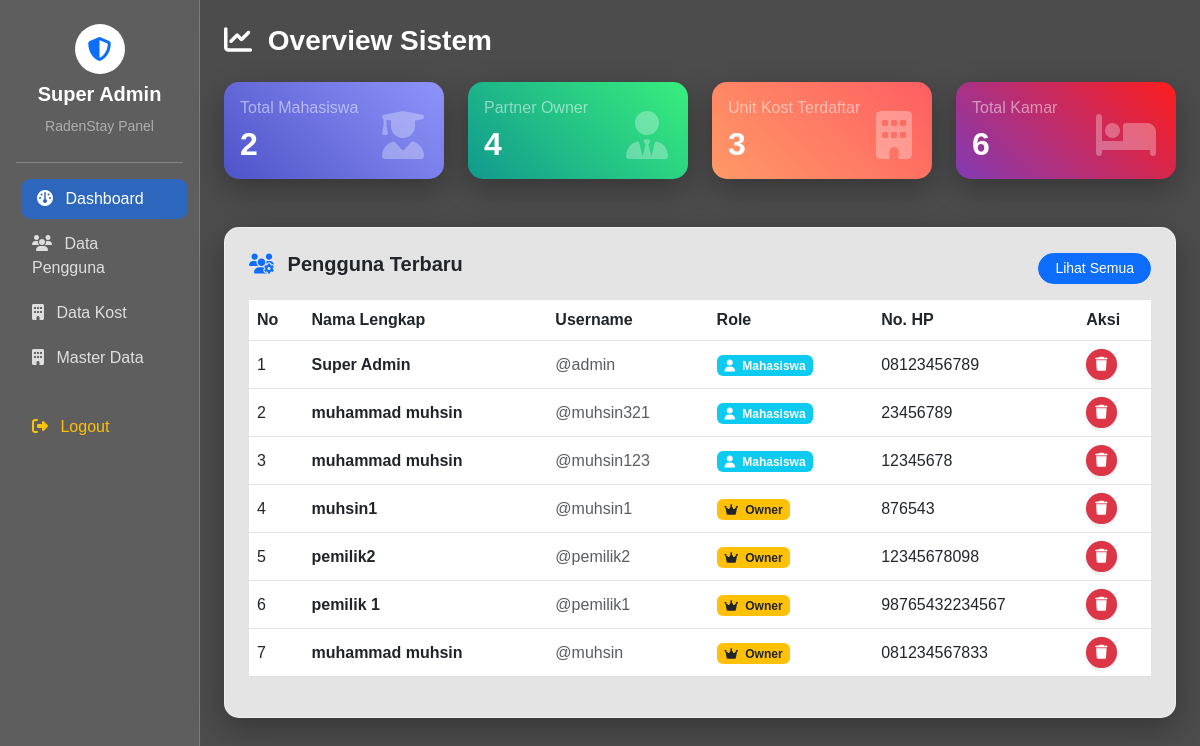
The page /admin/index.php (signed in) on the database its author committed.
### tables this page shows
CREATE TABLE `users` (
  `id_user` int NOT NULL,
  `username` varchar(50) NOT NULL,
  `password` varchar(255) NOT NULL,
  `nama_lengkap` varchar(100) DEFAULT NULL,
  `role` enum('adminsuper','pemilik','mahasiswa') NOT NULL,
  `no_hp` varchar(20) DEFAULT NULL,
  `foto_profil` int NOT NULL
);

### admin/index.php (the view, shortened to what this page needs)
<?php
include '../koneksi.php';
$jml_mhs   = mysqli_num_rows(mysqli_query($conn, "SELECT id_user FROM users WHERE role='mahasiswa'"));
$jml_owner = mysqli_num_rows(mysqli_query($conn, "SELECT id_user FROM users WHERE role='pemilik'"));
$jml_kost  = mysqli_num_rows(mysqli_query($conn, "SELECT id_kost FROM kost"));
$jml_kamar = mysqli_num_rows(mysqli_query($conn, "SELECT id_kamar FROM kamar"));
$users = mysqli_query($conn, "SELECT * FROM users WHERE role != 'admin' ORDER BY id_user DESC LIMIT 10");
?>
<!DOCTYPE html>
<html lang="id">
<head>
    <link href="https://cdn.jsdelivr.net/npm/bootstrap@5.3.0/dist/css/bootstrap.min.css" rel="stylesheet">
    <link rel="stylesheet" href="https://cdnjs.cloudflare.com/ajax/libs/font-awesome/6.4.0/css/all.min.css">
</head>
<body>
    <div class="container-fluid">
        <div class="row">
            <?php include 'sidebar.php'; ?>
            <div class="col-md-9 col-lg-10 p-4">
                <h3 class="fw-bold text-white mb-4"><i class="fa-solid fa-chart-line me-2"></i> Overview Sistem</h3>
                <div class="row g-4 mb-5">
                    <div class="col-md-3">
                        <div class="card glass-card stat-card bg-grad-1 p-3">
                            <h6 class="text-white-50">Total Mahasiswa</h6>
                            <h2 class="fw-bold mb-0"><?= $jml_mhs ?></h2>
                            <i class="fa-solid fa-user-graduate stat-icon"></i>
                        </div>
                    </div>
                    <div class="col-md-3">
                        <div class="card glass-card stat-card bg-grad-2 p-3">
                            <h6 class="text-white-50">Partner Owner</h6>
                            <h2 class="fw-bold mb-0"><?= $jml_owner ?></h2>
                            <i class="fa-solid fa-user-tie stat-icon"></i>
                        </div>
                    </div>
                    <div class="col-md-3">
                        <div class="card glass-card stat-card bg-grad-3 p-3">
                            <h6 class="text-white-50">Unit Kost Terdaftar</h6>
                            <h2 class="fw-bold mb-0"><?= $jml_kost ?></h2>
                            <i class="fa-solid fa-building stat-icon"></i>
                        </div>
                    </div>
                    <div class="col-md-3">
                        <div class="card glass-card stat-card bg-grad-4 p-3">
                            <h6 class="text-white-50">Total Kamar</h6>
                            <h2 class="fw-bold mb-0"><?= $jml_kamar ?></h2>
                            <i class="fa-solid fa-bed stat-icon"></i>
                        </div>
                    </div>
                </div>
                <div class="card glass-card p-4">
                    <div class="d-flex justify-content-between align-items-center mb-3">
                        <h5 class="fw-bold text-dark"><i class="fa-solid fa-users-gear text-primary me-2"></i> Pengguna Terbaru</h5>
                        <button class="btn btn-primary btn-sm rounded-pill px-3">Lihat Semua</button>
                    </div>
                    <div class="table-responsive">
                        <table class="table table-hover align-middle">
                            <thead>
                                <tr>
                                    <th>No</th>
                                    <th>Nama Lengkap</th>
                                    <th>Username</th>
                                    <th>Role</th>
                                    <th>No. HP</th>
                                    <th>Aksi</th>
                                </tr>
                            </thead>
                            <tbody>
                                <?php $no = 1;
                                while ($u = mysqli_fetch_assoc($users)): ?>
                                    <tr>
                                        <td><?= $no++ ?></td>
                                        <td class="fw-bold"><?= $u['nama_lengkap'] ?></td>
                                        <td><span class="text-muted">@<?= $u['username'] ?></span></td>
                                        <td>
                                            <?php if ($u['role'] == 'pemilik'): ?>
                                                <span class="badge bg-warning text-dark"><i class="fa-solid fa-crown me-1"></i> Owner</span>
                                            <?php else: ?>
                                                <span class="badge bg-info"><i class="fa-solid fa-user me-1"></i> Mahasiswa</span>
                                            <?php endif; ?>
                                        </td>
                                        <td><?= $u['no_hp'] ?></td>
                                        <td>
                                            <a href="index.php?hapus_user=<?= $u['id_user'] ?>" class="btn btn-danger btn-sm rounded-circle shadow-sm" title="Hapus User" onclick="return confirm('Yakin ingin menghapus user ini? Data kost/kamar mereka mungkin akan error jika tidak ditangani.')">
                                                <i class="fa-solid fa-trash"></i>
                                            </a>
                                        </td>
                                    </tr>
                                <?php endwhile; ?>
                            </tbody>
                        </table>
                    </div>
                </div>
            </div>
        </div>
    </div>
</body>
</html>

### admin/index.php (style rules this page uses)
body { background-image: url('../assets/img/logo/bg-hero-wide.webp'); background-size: cover; background-position: center; background-attachment: fixed; min-height: 100vh; font-family: 'Poppins', sans-serif; }
body::before { content: ""; position: absolute; top: 0; left: 0; right: 0; bottom: 0; background: rgba(0, 0, 0, 0.7); z-index: -1; position: fixed; }
.glass-card { background: rgba(255, 255, 255, 0.85); backdrop-filter: blur(20px); border-radius: 15px; border: 1px solid rgba(255, 255, 255, 0.4); box-shadow: 0 10px 30px rgba(0, 0, 0, 0.3); transition: transform 0.3s; }
.stat-card { color: white; border: none; overflow: hidden; position: relative; }
.bg-grad-1 { background: linear-gradient(45deg, #4e54c8, #8f94fb); }
.bg-grad-2 { background: linear-gradient(45deg, #11998e, #38ef7d); }
.bg-grad-3 { background: linear-gradient(45deg, #ff9966, #ff5e62); }
.bg-grad-4 { background: linear-gradient(45deg, #833ab4, #fd1d1d); }
.stat-icon { position: absolute; right: 20px; bottom: 20px; font-size: 3rem; opacity: 0.3; }

### rows shown on the page
users: nama_lengkap "Super Admin", username "admin", role "Mahasiswa", no_hp "08123456789"
users: nama_lengkap "muhammad muhsin", username "muhsin321", role "Mahasiswa", no_hp "23456789"
users: nama_lengkap "muhammad muhsin", username "muhsin123", role "Mahasiswa", no_hp "12345678"
users: nama_lengkap "muhsin1", username "muhsin1", role "pemilik" (drawn), no_hp "876543"
users: nama_lengkap "pemilik2", username "pemilik2", role "pemilik" (drawn), no_hp "12345678098"
users: nama_lengkap "pemilik 1", username "pemilik1", role "pemilik" (drawn), no_hp "98765432234567"
users: nama_lengkap "muhammad muhsin", username "muhsin", role "pemilik" (drawn), no_hp "081234567833"

### other values the page prints
$jml_mhs "2"
$jml_owner "4"
$jml_kost "3"
$jml_kamar "6"
